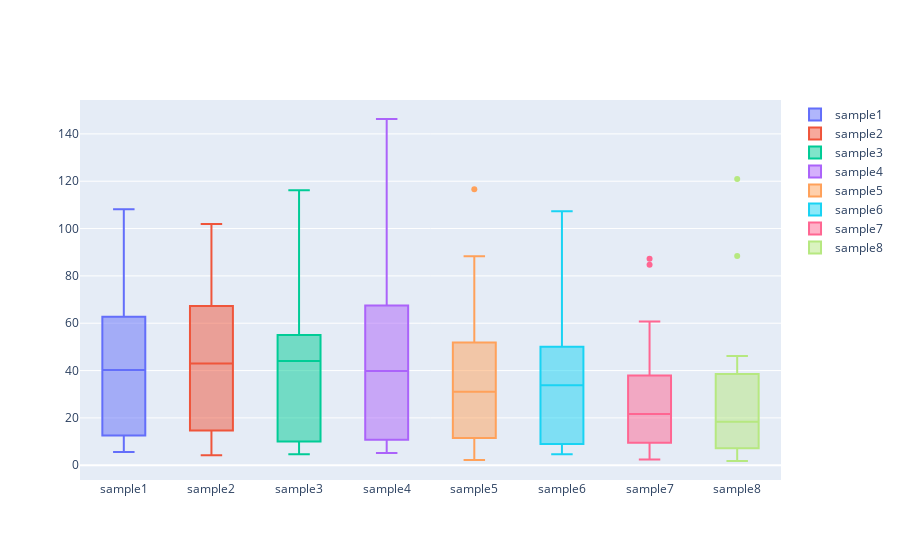

Write notebook code for a chart like this one.
### Code cell
import pandas as pd
import plotly.graph_objects as go

def plot_expression_boxplot(df):
    '''
    df: Pandas DataFrame, it should have a gene_id column and several sample columns
    
    This function will create a boxplot of FPKM for each sample and show it.
    '''

    # 把数据从长格式变为宽格式以方便作图
    df_melt = df.melt(id_vars='gene_id', var_name='sample', value_name='FPKM')

    # 设定颜色序列（此处为温暖色板）
    color_sequence = ['#636EFA', '#EF553B', '#00CC96', '#AB63FA', '#FFA15A', '#19D3F3', '#FF6692', '#B6E880', '#FF97FF', '#FECB52']

    # 创建空白图形canvas并按照样本加入各自的箱线图
    fig = go.Figure()
    samples = df_melt['sample'].unique()
    for i, sample in enumerate(samples):
        fig.add_trace(go.Box(
            y=df_melt[df_melt['sample'] == sample]['FPKM'], 
            name=sample,
            marker_color=color_sequence[i % len(color_sequence)]
        ))

    # 显示图形
    fig.show()

# 示例使用方法：

# 读取CSV文件
df = pd.read_csv('demo-fpkm.csv')

# 调用函数
plot_expression_boxplot(df)

### Figure 1 — Plotly figure (JSON) as saved in the notebook; plotly's stock layout.template omitted (floating-point values rounded to 4 significant figures)
{"data": [{"marker": {"color": "#636EFA"}, "name": "sample1", "type": "box", "y": [57.52, 9.3, 108.1, 76.33, 69.02, 12.41, 12.67, 5.59, 7.53, 15.8, 9.96, 20.94, 35.06, 52.39, 41.64, 38.88, 67.94, 75.07, 45.97, 42.25]}, {"marker": {"color": "#EF553B"}, "name": "sample2", "type": "box", "y": [55.81, 13.36, 101.9, 95.79, 73.59, 12.45, 15.18, 6.49, 4.26, 16.34, 14.19, 20.63, 31.39, 50, 56.1, 79.55, 58.44, 61.01, 76.92, 35.94]}, {"marker": {"color": "#00CC96"}, "name": "sample3", "type": "box", "y": [49.6, 8.27, 116.2, 46.29, 77.02, 9.06, 13.55, 4.6, 11.52, 6.42, 7.49, 10.98, 45.93, 40.26, 57.95, 52.25, 46.16, 57.82, 76.31, 42.17]}, {"marker": {"color": "#AB63FA"}, "name": "sample4", "type": "box", "y": [39.54, 10.18, 146.3, 35.71, 77.16, 14.55, 11.27, 5.86, 5.18, 15.15, 5.86, 10.26, 64.6, 48.16, 70.4, 74.32, 53.36, 61.55, 70.34, 40.14]}, {"marker": {"color": "#FFA15A"}, "name": "sample5", "type": "box", "y": [51.33, 11.9, 116.6, 72.99, 68.7, 14.17, 11.11, 9.21, 2.26, 9.92, 10.93, 14.36, 38.19, 52.34, 44.05, 49.88, 41.24, 88.33, 24.01, 18.03]}, {"marker": {"color": "#19D3F3"}, "name": "sample6", "type": "box", "y": [42.7, 12.86, 107.3, 56.31, 63.95, 10.33, 9.23, 6.8, 5.34, 4.6, 8.68, 8.79, 40.93, 52.58, 47.53, 42.45, 41.6, 85.21, 26.75, 17.1]}, {"marker": {"color": "#FF6692"}, "name": "sample7", "type": "box", "y": [15.42, 21.47, 87.25, 34.84, 37.14, 11.71, 7.39, 18.11, 5.24, 2.42, 2.76, 13.28, 60.69, 3.02, 38.62, 41.09, 32.61, 84.76, 36.27, 21.74]}, {"marker": {"color": "#B6E880"}, "name": "sample8", "type": "box", "y": [14.56, 36.04, 88.36, 22.25, 39.6, 13.15, 7.2, 13.89, 5.14, 1.79, 6.71, 12.75, 46.16, 4.79, 38.12, 7.15, 24.6, 121.0, 35.47, 38.99]}], "layout": {}}
